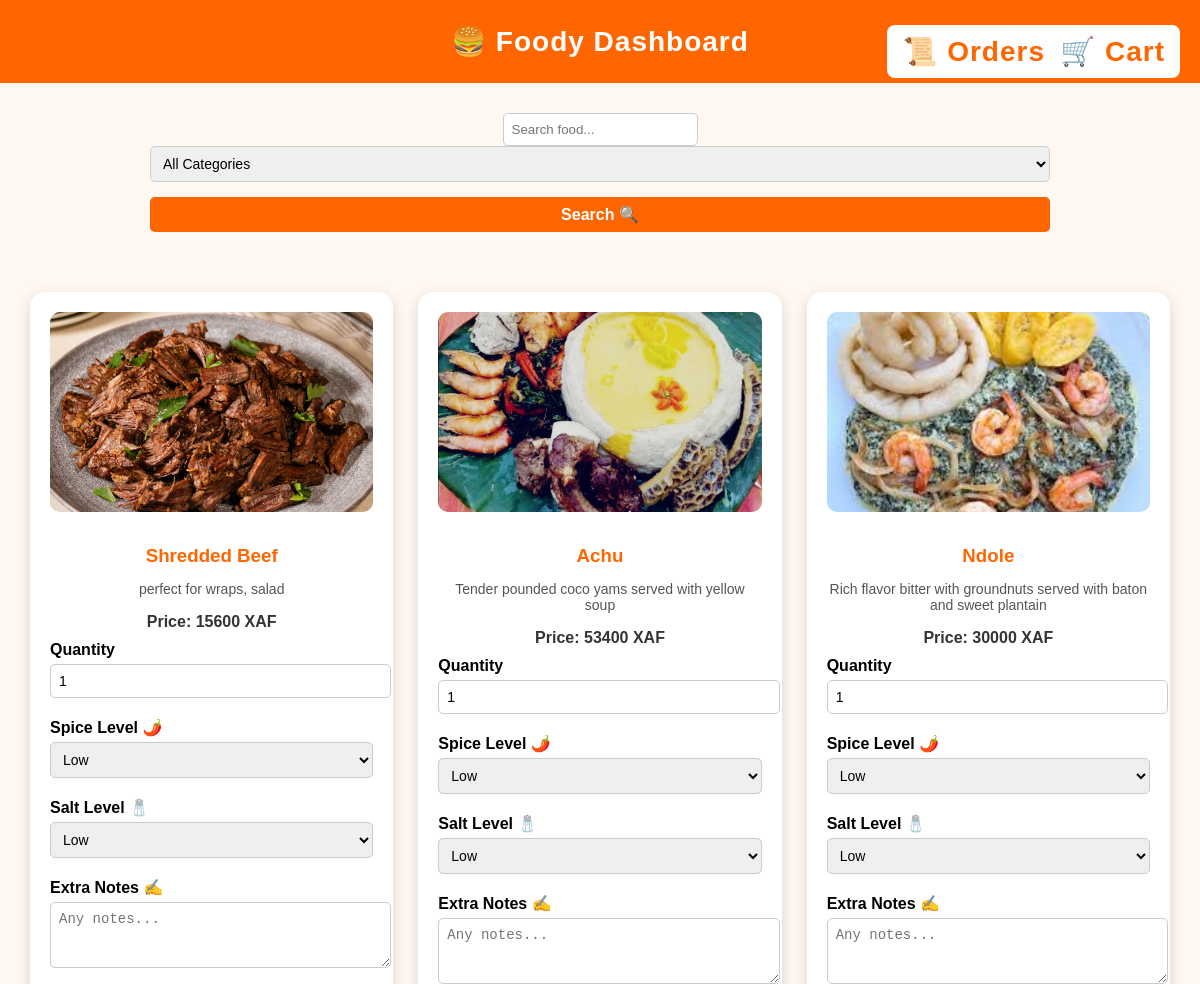
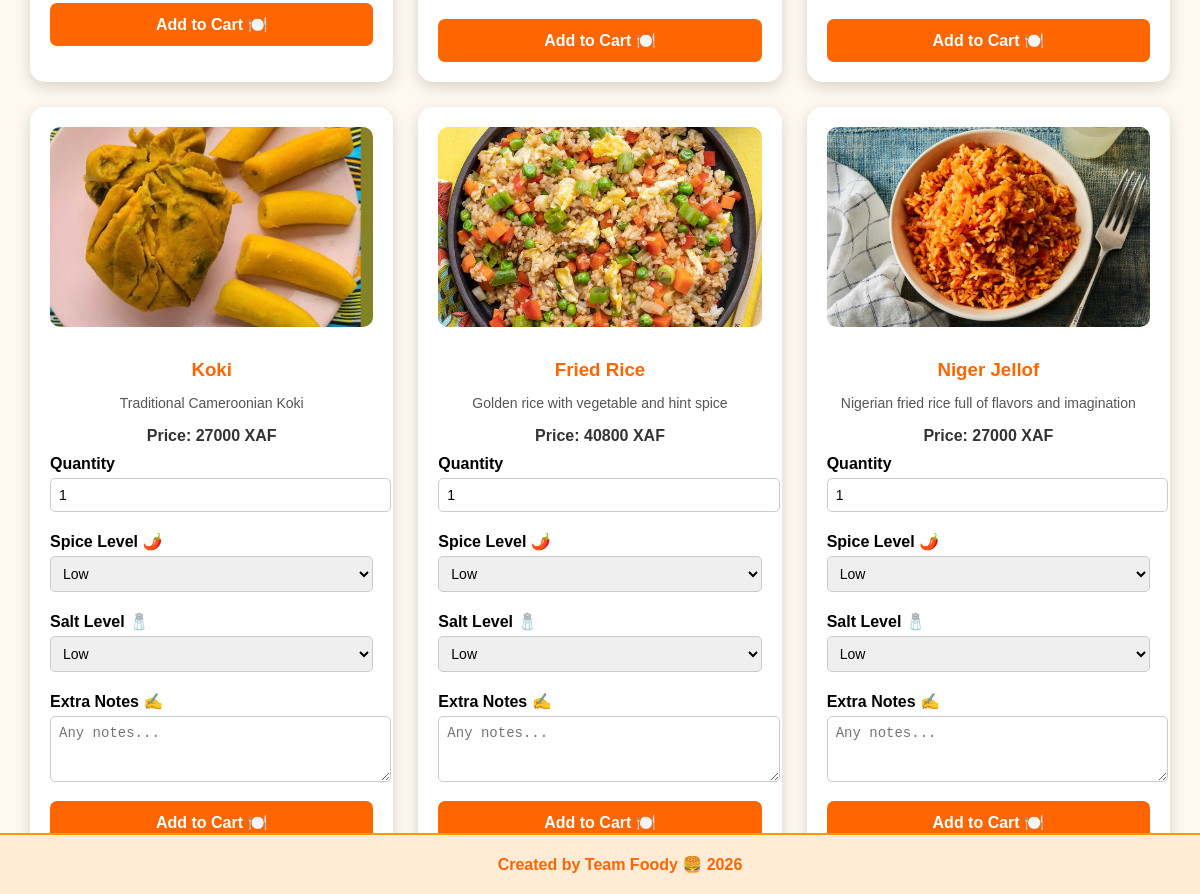
/accounts/dashboard/ (signed in), run on the app's committed database (2 pictures, top to bottom).
### accounts/models.py (models this page shows, shortened)
class MenuItem(models.Model):
    CATEGORY_CHOICES = [
        ('appetizer', 'Appetizer'),
        ('main', 'Main Dish'),
        ('dessert', 'Dessert'),
        ('drink', 'Drink'),
    ]
    name = models.CharField(max_length=100)
    description = models.TextField(blank=True, null=True)
    price = models.DecimalField(max_digits=6, decimal_places=2)
    category = models.CharField(max_length=50, choices=CATEGORY_CHOICES, blank=True, null=True)
    spice_level_choices = [('Low', 'Low'), ('Medium', 'Medium'), ('Hot', 'Hot')]
    salt_level_choices = [('Low', 'Low'), ('Normal', 'Normal'), ('Extra', 'Extra')]
    default_spice = models.CharField(max_length=10, choices=spice_level_choices, default='Medium')
    default_salt = models.CharField(max_length=10, choices=salt_level_choices, default='Normal')
    image = models.ImageField(upload_to='menu_images/', blank=True, null=True)  # local images
    created_at = models.DateTimeField(auto_now_add=True)

### accounts/views.py (the view)
# urls.py: path('dashboard/', views.dashboard, name='dashboard'),
@login_required
def dashboard(request):
    menu_items = MenuItem.objects.all()
    search_query = request.GET.get('search', '').strip()
    selected_category = request.GET.get('category', '')
    if search_query:
        menu_items = menu_items.filter(name__icontains=search_query)
    if selected_category:
        menu_items = menu_items.filter(category__iexact=selected_category)
    for item in menu_items:
        item.price_xaf = item.price * XAF_RATE
    return render(request, 'dashboard.html', {
        'menu_items': menu_items,
        'search_query': search_query,
        'categories': CATEGORIES.items(),
        'selected_category': selected_category
    })

### templates/dashboard.html (shortened to what this page needs)
<!DOCTYPE html>
<html lang="en">
<head>
</head>
<body>
<header>
    🍔 Foody Dashboard
    <a href="{% url 'cart' %}" class="cart-btn cart">🛒 Cart</a>
    <a href="{% url 'order_history' %}" class="cart-btn orders">📜 Orders</a>
</header>
<div class="search-container">
    <form method="get">
        <input type="text" name="search" placeholder="Search food..." value="{{ search_query }}">
        <select name="category">
            <option value="">All Categories</option>
        </select>
        <button type="submit">Search 🔍</button>
    </form>
</div>
<div class="container">
    {% for item in menu_items %}
    <div class="card">
        {% if item.image %}
        <img src="{{ item.image.url }}" alt="{{ item.name }}" class="menu-image">
        {% endif %}
        <h3>{{ item.name }}</h3>
        {% if item.description %}
        <p class="description">{{ item.description }}</p>
        {% endif %}
        <p class="price">Price: {{ item.price_xaf|floatformat:0 }} XAF</p>
        <form method="post" action="{% url 'add_to_cart' %}">
            <label>Quantity</label>
            <input type="number" name="quantity" min="1" value="1">
            <label>Spice Level 🌶️</label>
            <select name="spice_level">
                <option>Low</option>
            </select>
            <label>Salt Level 🧂</label>
            <select name="salt_level">
                <option>Low</option>
            </select>
            <label>Extra Notes ✍️</label>
            <textarea name="notes" rows="3" placeholder="Any notes..."></textarea>
            <button type="submit">Add to Cart 🍽️</button>
        </form>
    </div>
    {% empty %}
    <p style="text-align:center; width:100%;">No menu items available.</p>
    {% endfor %}
</div>
<footer>
    Created by Team Foody 🍔 2026
</footer>
</body>
</html>

### templates/dashboard.html (style rules this page uses)
body { font-family: Arial, sans-serif; background: #fff8f0; margin:0; }
header { background: #ff6600; color: white; padding: 25px; text-align: center; font-size: 28px; font-weight: bold; letter-spacing: 1px; position: relative; }
header a.cart-btn { position: absolute; top: 25px; background: white; color: #ff6600; padding: 10px 15px; border-radius: 8px; text-decoration: none; font-weight: bold; }
header a.cart-btn.cart { right: 20px; }
header a.cart-btn.orders { right: 140px; }
.container { padding: 30px; display:grid; grid-template-columns: repeat(auto-fit, minmax(300px,1fr)); gap:25px; max-width:1200px; margin:auto; }
.card { background:white; padding:20px; border-radius:15px; box-shadow:0 5px 15px rgba(0,0,0,0.15); transition: transform 0.2s; }
h3 { color: #ff6600; margin-bottom:5px; text-align:center; }
.price { text-align:center; font-weight:bold; color:#333; margin-bottom:10px; }
.description { text-align:center; font-size:14px; color:#555; margin-bottom:10px; }
img.menu-image { width:100%; border-radius:10px; margin-bottom:10px; object-fit:cover; max-height:200px; }
label { display:block; margin:10px 0 5px; font-weight:bold; }
input[type=number], select, textarea { width:100%; padding:8px; border-radius:5px; border:1px solid #ccc; margin-bottom:10px; font-size:14px; }
textarea { resize: vertical; }
button { width:100%; padding:12px; background-color:#ff6600; color:white; border:none; border-radius:7px; cursor:pointer; font-size:16px; font-weight:bold; margin-top:5px; transition: background 0.2s; }
.search-container { max-width:900px; margin:30px auto; text-align:center; }
.search-container input[type=text], .search-container select { padding:8px; border-radius:5px; border:1px solid #ccc; }
.search-container button { padding:8px 15px; background:#ff6600; color:white; border:none; border-radius:5px; cursor:pointer; font-weight:bold; }
footer { text-align:center; padding:20px; background:#ffebd6; border-top:2px solid #ff9900; font-weight:bold; color:#ff6600; position: fixed; width:100%; bottom:0; }

### data on the page
MenuItem: image (picture), name "Shredded Beef", description "perfect for wraps, salad", price_xaf "15600"
MenuItem: image (picture), name "Achu", description "Tender pounded coco yams served with yellow soup", price_xaf "53400"
MenuItem: image (picture), name "Ndole", description "Rich flavor bitter with groundnuts served with baton and sweet plantain", price_xaf "30000"
MenuItem: image (picture), name "Koki", description "Traditional Cameroonian Koki", price_xaf "27000"
MenuItem: image (picture), name "Fried Rice", description "Golden rice with vegetable and hint spice", price_xaf "40800"
MenuItem: image (picture), name "Niger Jellof", description "Nigerian fried rice full of flavors and imagination", price_xaf "27000"
